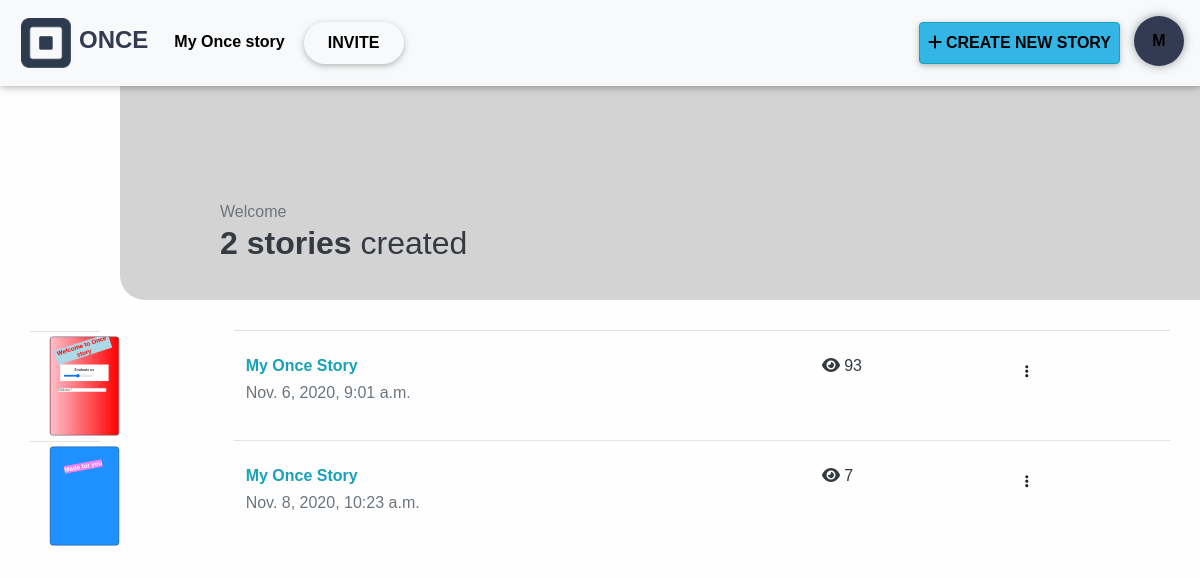
/storiesList/ (signed in), run on an earlier commit of the app's database.
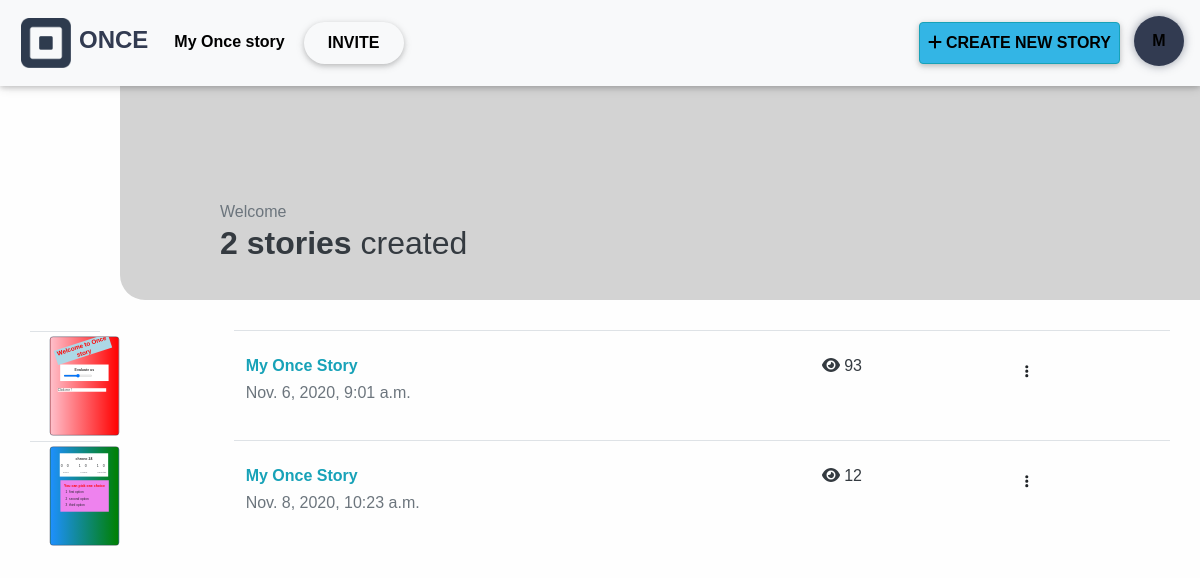
And on a later commit of the database.
### clone_app/models.py (models this page shows)
class components(models.Model):
    typeChoices = (
        ('image','image'),
        ('text','text'),
        ('emoji','emoji'),
        ('sticker','sticker'),
        ('unsplash','unsplash'),
        ('gif','gif'),
        ('yesNo','yesNo'),
        ('check','check'),
        ('radio','radio'),
        ('timer','timer'),
        ('range','range'),
        ('button','button'),
    )
    user = models.ForeignKey(User, on_delete=models.CASCADE)
    type = models.CharField(max_length=500, choices=typeChoices)
    title = models.CharField(max_length=500, default="default text for widget", blank=True, null=True)
    href = models.URLField(blank=True, null=True)
    target = models.CharField(max_length=500, blank=True, null=True)
    image = models.ImageField(blank=True, null=True)
    src = models.TextField(blank=True, null=True)
    html = models.TextField(blank=True, null=True)
    choices = models.ManyToManyField(choices, null=True, blank=True)
    choiceSum = models.IntegerField(blank=True, null=True, default=0)
    clicks = models.IntegerField(blank=True, null=True, default=0)
    rangeTimes = models.FloatField(blank=True, null=True, default=0)
    rangeCount = models.IntegerField(blank=True, null=True, default=0)
    yesTimes = models.IntegerField(blank=True, null=True, default=0)
    noTimes = models.IntegerField(blank=True, null=True, default=0)
    yesNoCount = models.IntegerField(blank=True, null=True, default=0)
    hours = models.IntegerField(blank=True, null=True)
    minutes = models.IntegerField(blank=True, null=True)
    date = models.DateField(blank=True, null=True)
    transX = models.CharField(max_length=500, default="-50%")
    transY = models.CharField(max_length=500, default="-50%")
    top = models.CharField(max_length=500, default="50%")
    left = models.CharField(max_length=500, default="50%")
    width = models.CharField(max_length=500, default="220px")
    height = models.CharField(max_length=500, default="auto")
    rotation = models.CharField(max_length=500, default="0deg")
    background = models.CharField(max_length=500, blank=True, null=True, default="white")
    color = models.CharField(max_length=500, blank=True, null=True, default="#333")
    fontSize = models.CharField(max_length=500, blank=True, null=True)
    fontFamily = models.CharField(max_length=500, blank=True, null=True, default="Helvetica")
    textAlign = models.CharField(max_length=500, blank=True, null=True, default="center")
    def getD1(self):
        f_date = date(int(str(self.date).split('-')[0]), int(str(self.date).split('-')[1]), int(str(self.date).split('-')[2]))
        l_date = date.today()
        l_date = date(int(str(l_date).split('-')[0]), int(str(l_date).split('-')[1]), int(str(l_date).split('-')[2]))
        delta = f_date - l_date
        days = "%02d"%delta.days
        return int(days[0])
    def getD2(self):
        f_date = date(int(str(self.date).split('-')[0]), int(str(self.date).split('-')[1]), int(str(self.date).split('-')[2]))
        l_date = date.today()
        l_date = date(int(str(l_date).split('-')[0]), int(str(l_date).split('-')[1]), int(str(l_date).split('-')[2]))
        delta = f_date - l_date
        days = "%02d"%delta.days
        return int(days[1])
    def getH1(self):
        hours = "%02d"%(int(self.hours) - int(datetime.datetime.now().hour))
        if int(hours) < 0:
            hours = 24 + int(hours)
        return str(hours)[0]
    def getH2(self):
        hours = "%02d"%(int(self.hours) - int(datetime.datetime.now().hour))
        if int(hours) < 0:
            hours = 24 + int(hours)
        return str(hours)[1]
    def getM1(self):
        minutes = "%02d"%(int(self.minutes) - int(datetime.datetime.now().minute))
        if int(minutes) < 0:
            minutes = 60 + int(minutes)
        return str(minutes)[0]
    def getM2(self):
        minutes = "%02d"%(int(self.minutes) - int(datetime.datetime.now().minute))
        if int(minutes) < 0:
            minutes = 60 + int(minutes)
        return str(minutes)[1]

class storiesSet(models.Model):
    user = models.ForeignKey(User, on_delete=models.CASCADE)
    code = models.CharField(max_length=10, blank=True, null=True)
    storiesSet = models.ManyToManyField(story)
    date = models.DateTimeField(auto_now_add=True, blank=True, null=True)
    name = models.CharField(max_length=500, default="My Once Story")
    product = models.CharField(max_length=500, null=True, blank=True)
    handle = models.CharField(max_length=500, null=True, blank=True)
    title = models.CharField(max_length=500, null=True, blank=True)
    description = models.TextField(null=True, blank=True)
    price = models.FloatField(max_length=500, null=True, blank=True)
    src = models.TextField(null=True, blank=True)
    views = models.IntegerField(default=0)
    def getFirstStory(self):
        try:
            if len(self.storiesSet.all().filter(storyType="design")) > 0:
                return self.storiesSet.all().filter(storyType="design")[0]
            else:
                return self.storiesSet.all()[0]
        except:
            return False

### clone_app/views.py (the view)
# urls.py: path('storiesList/',views.storiesList,name="storiesList"),
def storiesList(request):
    stories = storiesSet.objects.filter(user=request.user)
    context = {
        'stories': stories
    }
    return render(request, 'list.html', context)

### clone_app/templates/list.html (shortened to what this page needs)
{% load static %}
<html class="no-js" lang="zxx">
<head>
    <link rel="stylesheet" href="{% static 'css/mdb.min.css' %}">
    <link rel="stylesheet" href="{% static 'css/fontawesome-free.css' %}">
    <link rel="stylesheet" href="{% static 'css/bootstrap.min.css' %}">
    <link rel="stylesheet" href="{% static 'css/swiper.css' %}">
    <link rel="stylesheet" href="{% static 'css/emojionearea.min.css' %}">
    <link rel="stylesheet" href="{% static 'css/trumbowyg.scss' %}">
    <link rel="stylesheet" href="{% static 'css/trumbowyg.giphy.scss' %}">
</head>
<body>
    <nav id="navbar" class="navbar navbar-expand-md justify-content-between navbar-light bg-light">
        <a href="#!" style="margin: 0; padding: 5px; height: 60px;" class="navbar-brand d-flex">
            <div class="d-flex" style="width: auto; height: 50px;">
                <img class="image-fluid" src="{% static 'img/logo.png' %}">
                <h4 class="bold text-royal p-2">ONCE</h4>
            </div>
        </a>
        <div class="collapse navbar-collapse d-md-flex justify-content-md-between" id="collapsibleNavbar">
            <ul class="navbar-nav">
                <li class="nav-item" style="line-height: 1; padding-top: 10px; margin-left: 5px; margin-right: 5px;">
                    <a class="text-royal bold nav-link" href="#!">My Once story</a>
                </li>
                <li class="nav-item">
                    <a class="text-royal bold nav-link btn btn-fancy" href="#!">invite</a>
                </li>
            </ul>
            <ul class="navbar-nav">
                <li class="nav-item m-md-2">
                    <a class="text-royal btn btn-info bold nav-link" href="{% url 'createNewStorySet' %}"><i class="fas fa-plus"></i> Create new story</a>
                </li>
                <li class="nav-item pt-2">
                    <a class="nav-link dropdown-fancy" data-toggle="dropdown">M</a>
                </li>
            </ul>
        </div>
    </nav>
    <div id="header">
        <span class="text-muted">Welcome</span>
        <div class="stories_num">
            <h2 class="text-dark"><span class="text-dark bold">{{stories.count}} {%if stories.count == 1%}story{%else%}stories{%endif%}</span> created</h2>
        </div>
    </div>
    <div class="section">
        <table class="table table-hover">
            {% for story in stories %}
                <tr class="redirecting">
                    <td>
                        <div class="contentcard">
                            <div class="innerStoryCard" style="position: relative; overflow:hidden; background: {{story.getFirstStory.background}};">
                                {% for component in story.getFirstStory.components.all %}
                                    <div class="editableContainerAbsoluteContainer">
                                        <div id="{{component.type}}_{{component.id}}" style="width: {{component.width}}; height: {{component.height}}; top: {{component.top}}; left: {{component.left}}; transform: translate(-50%, -50%) rotate({{component.rotation}});" class="editable-container">
                                            {% if component.type == 'image' %}
                                                <img class="image-fluid" src="{{component.image.url}}" alt="">
                                            {% elif component.type == 'text' or component.type == 'block' %}
                                                {% autoescape off %}
                                                    {{component.html}}
                                                {% endautoescape %}
                                            {% elif component.type == 'range' %}
                                                <div style="background: {{component.background}};" class="engage-card p-3">
                                                    <h6 style="color: {{component.color}};" class="text-center bold includeText">{{component.title}}</h6>
                                                    <input class="rangeSlider" type="range">
                                                </div>
                                            {% elif component.type == 'timer' %}
                                                <div style="background: {{component.background}};" class="engage-card p-3">
                                                    <h6 style="color: {{component.color}};" class="text-center bold includeText">{{component.title}}</h6>
                                                    <div class="row justify-content-between timer-card">
                                                        <div class="col-3" style="padding: 0;">
                                                            <div class="d-flex justify-content-center">
                                                                <div class="col-6 p-1">
                                                                    <h6 class="hour-number-card">{{component.getD1}}</h6>
                                                                </div>
                                                                <div class="col-6 p-1">
                                                                    <h6 class="hour-number-card">{{component.getD2}}</h6>
                                                                </div>
                                                            </div>
                                                            <div class="text-center">
                                                                <small class="text-muted">Days</small>
                                                            </div>
                                                        </div>
                                                        <div class="col-3" style="padding: 0;">
                                                            <div class="d-flex justify-content-center">
                                                                <div class="col-6 p-1">
                                                                    <h6 class="hour-number-card">{{component.getH1}}</h6>
                                                                </div>
                                                                <div class="col-6 p-1">
                                                                    <h6 class="hour-number-card">{{component.getH2}}</h6>
                                                                </div>
                                                            </div>
                                                            <div class="text-center">
                                                                <small class="text-muted">Hours</small>
                                                            </div>
                                                        </div>
                                                        <div class="col-3" style="padding: 0;">
                                                            <div class="d-flex justify-content-center">
                                                                <div class="col-6 p-1">
                                                                    <h6 class="hour-number-card">{{component.getM1}}</h6>
                                                                </div>
                                                                <div class="col-6 p-1">
                                                                    <h6 class="hour-number-card">{{component.getM2}}</h6>
                                                                </div>
                                                            </div>
                                                            <div class="text-center">
                                                                <small class="text-muted">Minutes</small>
                                                            </div>
                                                        </div>
                                                    </div>
                                                </div>
                                            {% elif component.type == 'button' %}
                                                <div onclick="window.location.replace('{{component.href}}')" style="cursor: pointer; background: {{component.background}}; color: {{component.color}};" class="clickmebtn includeText">Click me !</div>
                                            {% elif component.type == 'emoji' %}
                                                <img class="emojioneemoji" src="{{component.src}}" alt="">
                                            {% elif component.type == 'sticker' or component.type == 'gif' %}
                                                <figure>
                                                    <img class="image-fluid" src="{{component.src}}" alt="">
                                                </figure>
                                            {% elif component.type == 'unsalpsh' %}
                                                <img class="image-fluid" src="{{component.src}}" alt="">
                                            {% elif component.type == 'radio' %}
                                                <div style="background: {{component.background}};" class="engage-card radio-card p-3">
                                                    <h6 style="color: {{component.color}};" class="text-center bold includeText">{{component.title}}</h6>
                                                    <div class="choices">
                                                        {% for choice in component.choices.all %}
                                                            <div id="choice_{{choice.id}}" class="card-choice d-flex justify-content-between pr-2 m-1">
                                                                <div class="d-flex">
                                                                    <div class="card-choice-title m-1 includeText">{{choice.title}}</div>
                                                                </div>
                                                            </div>
                                                        {% endfor %}
                                                    </div>
                                                </div>
                                            {% endif %}
                                        </div>
                                    </div>
                                {% endfor %}
                            </div>
                        </div>
                    </td>
                    <td>
                        <h6 class="text-info bold"><a href="{% url 'create-story' story.id %}" class="text-info">{{story.name}}</a></h6>
                        <h6 class="text-muted">{{story.date}}</h6>
                    </td>
                    <td>
                        <h6 class="text-dark">
                            <i class="fas fa-eye"></i>
                            {{story.views}}
                        </h6>
                    </td>
                    <td>
                        <a data-toggle="dropdown" class="nav-link"><i class="fas fa-ellipsis-v"></i></a>
                    </td>
                </tr>
            {%endfor%}
        </table>
    </div>
</body>
</html>

What changed in the data, as far as the page shows it:
changed storiesSet "Nov. 8, 2020, 10:23 a.m.": loses components ({{ component.width }} 252 (drawn), html "Made for you"); views "7" → "12"
